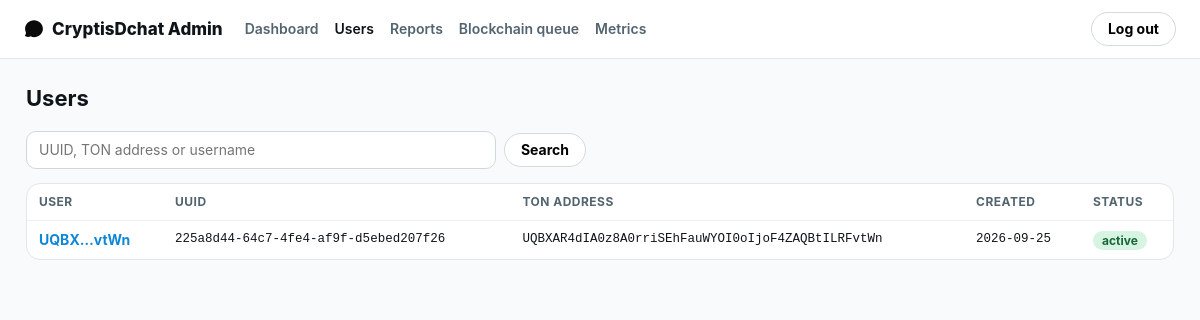
/admin/users (signed in), run on the app's committed database.
### backend/app/models/user.py (models this page shows)
class User(TimestampMixin, Base):
    __tablename__ = "users"
    id: Mapped[str] = mapped_column(String(36), primary_key=True, default=new_uuid)
    display_name: Mapped[str] = mapped_column(String(50), nullable=False, default="")
    username: Mapped[str | None] = mapped_column(String(32), unique=True, nullable=True)
    bio: Mapped[str] = mapped_column(String(160), nullable=False, default="")
    avatar_upload_id: Mapped[str | None] = mapped_column(String(36), nullable=True)
    avatar_tint: Mapped[str] = mapped_column(String(32), nullable=False, default="hsl(204 60% 45%)")
    is_suspended: Mapped[bool] = mapped_column(Boolean, nullable=False, default=False)
    suspended_reason: Mapped[str | None] = mapped_column(String(255), nullable=True)
    sessions_revoked_at: Mapped[datetime | None] = mapped_column(DateTime, nullable=True)
    last_seen_at: Mapped[datetime | None] = mapped_column(DateTime, nullable=True)
    wallets: Mapped[list[UserWallet]] = relationship(back_populates="user", lazy="selectin")

class UserWallet(Base):
    __tablename__ = "user_wallets"
    __table_args__ = (Index("ix_user_wallets_user_id", "user_id"),)
    id: Mapped[str] = mapped_column(String(36), primary_key=True, default=new_uuid)
    user_id: Mapped[str] = mapped_column(String(36), ForeignKey("users.id", ondelete="CASCADE"), nullable=False)
    address: Mapped[str] = mapped_column(String(80), nullable=False, unique=True)  # raw-форма "0:<hex>"
    friendly_address: Mapped[str] = mapped_column(String(64), nullable=False, default="")
    public_key: Mapped[str] = mapped_column(String(64), nullable=False)          # ed25519 hex
    network: Mapped[str] = mapped_column(String(8), nullable=False, default="-239")
    is_primary: Mapped[bool] = mapped_column(Boolean, nullable=False, default=True)
    linked_at: Mapped[datetime] = mapped_column(DateTime, nullable=False, default=utcnow)
    user: Mapped[User] = relationship(back_populates="wallets")

### backend/admin_app/views.py (the view)
@bp.get("/admin/users")
@login_required
def users():
    form = SearchForm(request.args)
    q = (form.q.data or "").strip()
    stmt = select(User).order_by(User.created_at.desc()).limit(100)
    if q:
        like = f"%{q.lstrip('@')}%"
        stmt = (select(User).outerjoin(UserWallet, UserWallet.user_id == User.id)
                .where(or_(User.id == q, User.username.ilike(like), User.display_name.ilike(like),
                           UserWallet.address.ilike(like), UserWallet.friendly_address.ilike(like)))
                .distinct().limit(100))
    rows = db.session.scalars(stmt).all()
    wallets = {w.user_id: w for w in db.session.scalars(
        select(UserWallet).where(UserWallet.user_id.in_([u.id for u in rows]), UserWallet.is_primary))}
    return render_template("admin/users.html", users=rows, wallets=wallets, form=form, logout_form=ActionForm())

### backend/admin_app/forms.py
class SearchForm(FlaskForm):
    class Meta:
        csrf = False  # GET-поиск ничего не меняет
    q = StringField("Search", validators=[Length(max=100)])

class ActionForm(FlaskForm):
    submit = SubmitField("Confirm")

### backend/admin_app/views.py (called while the page is built)
def login_required(view):
    @wraps(view)
    def wrapper(*args, **kwargs):
        if not session.get("admin_id"):
            return redirect(url_for("admin.login", next=request.path))
        admin = db.session.get(AdminUser, session["admin_id"])
        if admin is None or not admin.is_active:
            session.clear()
            return redirect(url_for("admin.login"))
        return view(*args, **kwargs)
    return wrapper

### backend/admin_app/templates/admin/users.html (shortened to what this page needs)
{% extends "admin/base.html" %}
{% block content %}
<h1>Users</h1>
<form method="get" class="inline" style="width:100%;max-width:560px;margin-bottom:14px;">
  {{ form.q(placeholder="UUID, TON address or username", style="flex:1;") }}
  <button type="submit">Search</button>
</form>
<div class="table-wrap">
<table>
  <tr><th>User</th><th>UUID</th><th>TON address</th><th>Created</th><th>Status</th></tr>
  {% for u in users %}
  <tr>
    <td><a href="{{ url_for('admin.user_detail', uuid=u.id) }}"><b>{{ u.display_name or '—' }}</b></a>
      {% if u.username %}<div class="muted">@{{ u.username }}</div>{% endif %}</td>
    <td class="mono">{{ u.id }}</td>
    <td class="mono">{{ wallets[u.id].friendly_address if u.id in wallets else '—' }}</td>
    <td class="mono">{{ u.created_at.strftime('%Y-%m-%d') }}</td>
    <td>{% if u.is_suspended %}<span class="pill bad">suspended</span>{% else %}<span class="pill ok">active</span>{% endif %}</td>
  </tr>
  {% else %}
  <tr><td colspan="5" class="muted">Nothing found.</td></tr>
  {% endfor %}
</table>
</div>
{% endblock %}

### backend/admin_app/templates/admin/base.html (style rules this page uses)
* { box-sizing: border-box; }
body { margin: 0; font: 14px/1.45 -apple-system, BlinkMacSystemFont, "Segoe UI", Roboto, Helvetica, Arial, sans-serif; color: #0f1419; background: hsl(200 19% 98%); }
a { color: hsl(204 88% 45%); text-decoration: none; }
h1 { font-size: 22px; margin: 0 0 16px; }
.table-wrap { overflow-x: auto; background: #fff; border: 1px solid hsl(200 19% 90%); border-radius: 14px; }
table { width: 100%; border-collapse: collapse; }
th, td { text-align: left; padding: 9px 12px; border-bottom: 1px solid hsl(200 19% 94%); vertical-align: top; }
th { font-size: 12px; text-transform: uppercase; letter-spacing: .04em; color: #536471; }
tr:last-child td { border-bottom: 0; }
code, .mono { font-family: "IBM Plex Mono", ui-monospace, SFMono-Regular, Menlo, monospace; font-size: 12.5px; }
.pill { display: inline-block; padding: 1px 9px; border-radius: 999px; font-size: 12px; font-weight: 700; background: hsl(200 19% 93%); }
.pill.ok { background: hsl(145 55% 90%); color: hsl(145 60% 25%); }
button, .btn { height: 34px; padding: 0 16px; border-radius: 999px; border: 1px solid hsl(200 19% 85%); background: #fff; font-weight: 700; cursor: pointer; font: inherit; font-weight: 700; }
input[type=text], input[type=password], select, textarea { font: inherit; padding: 8px 12px; border: 1px solid hsl(200 19% 84%); border-radius: 10px; width: 100%; }
form.inline { display: inline-flex; gap: 8px; align-items: center; }

### data on the page
User: display_name "UQBX…vtWn", id "225a8d44-64c7-4fe4-af9f-d5ebed207f26", created_at "2026-09-25", is_suspended "active"
UserWallet: friendly_address "UQBXAR4dIA0z8A0rriSEhFauWYOI0oIjoF4ZAQBtILRFvtWn"
